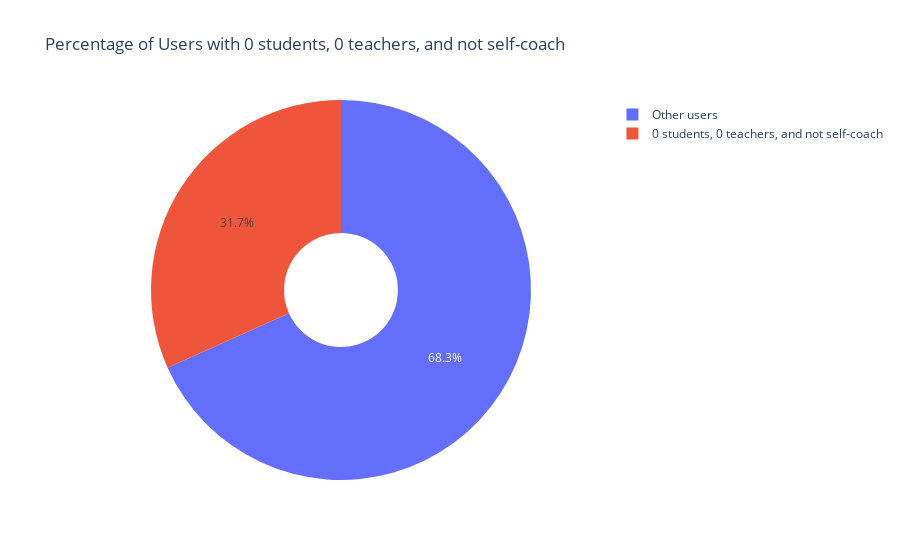

The notebook cell this image was saved under:
### Markdown cell above
## 2_Check for outliers:

### Code cell
#InfoUser

users_with_zero_teachers_and_students = df_InfoUser[(df_InfoUser['has_teacher_cnt'] == 0) & (df_InfoUser['has_student_cnt'] == 0)]

not_self_coach =  users_with_zero_teachers_and_students[(users_with_zero_teachers_and_students['is_self_coach']== False)]

num_not_self_coach = len(not_self_coach)

print("users with 0 students, 0 teachers and not self coach:",num_not_self_coach)

total_users = len(df_InfoUser)

num_not_self_coach = len(not_self_coach)

percentage_not_self_coach = (num_not_self_coach / total_users) * 100

percentage_other_users = 100 - percentage_not_self_coach

labels = ['0 students, 0 teachers, and not self-coach', 'Other users']
values = [percentage_not_self_coach, percentage_other_users]
layout = go.Layout(title="Percentage of Users with 0 students, 0 teachers, and not self-coach")

fig = go.Figure(data=[go.Pie(labels=labels, values=values, hole=0.3)], layout=layout)

fig.show()

### Figure 1 — Plotly figure (JSON) as saved in the notebook; plotly's stock layout.template omitted (floating-point values rounded to 4 significant figures)
{"data": [{"hole": 0.3, "labels": ["0 students, 0 teachers, and not self-coach", "Other users"], "type": "pie", "values": [31.7, 68.3]}], "layout": {"title": {"text": "Percentage of Users with 0 students, 0 teachers, and not self-coach"}}}
